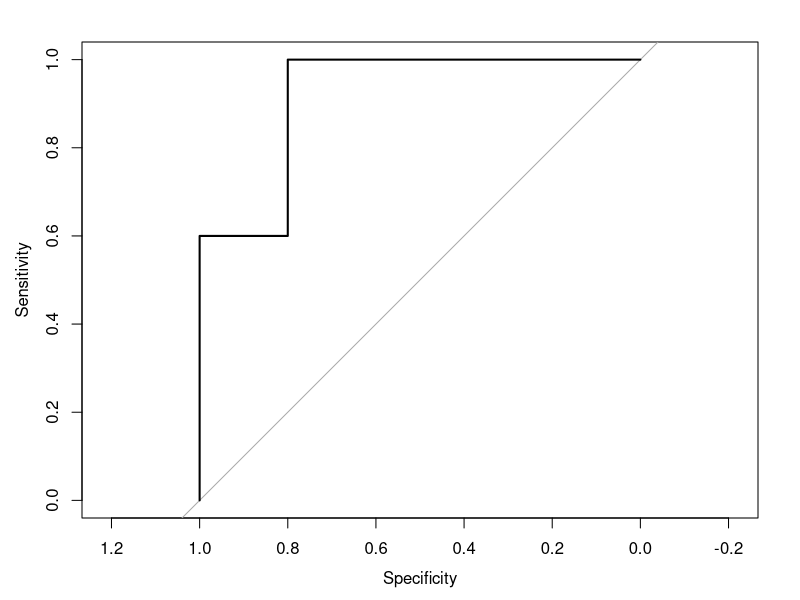
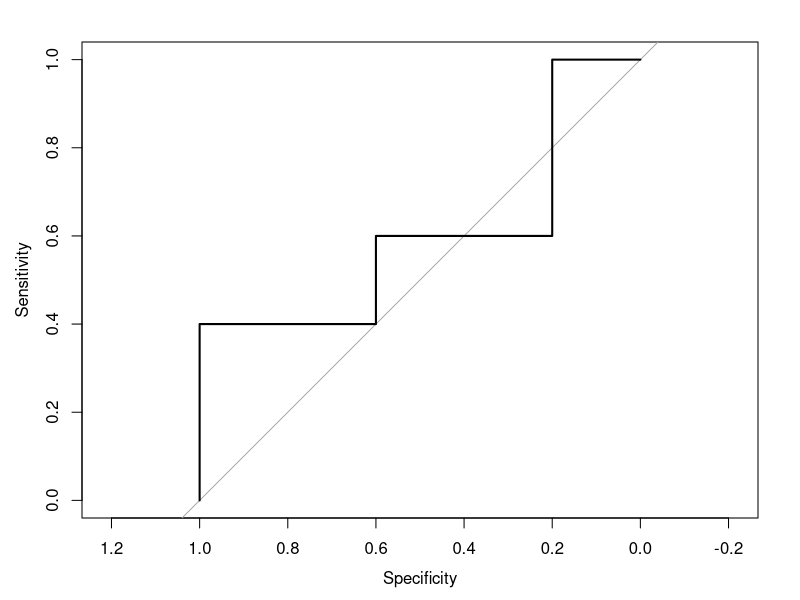
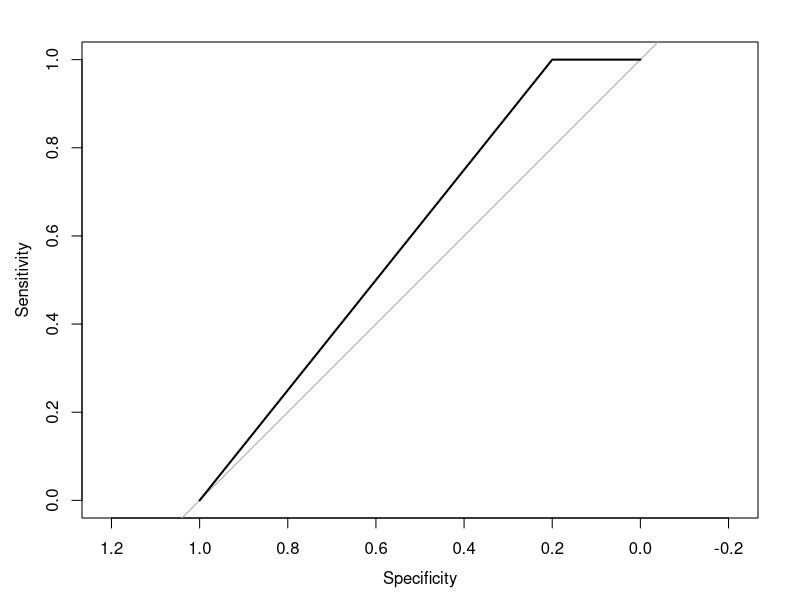

The R script that drew these images, in order:
library(pROC)

#a part
pred_m1 = c(0.73, 0.69, 0.44, 0.55, 0.67,0.47,0.08,0.15,0.45,0.35)
actual = c("+","+","-","-","+","+","-","-","+","-")
myRoc <- roc(predictor = pred_m1, response =actual , positive = '+')
plot(myRoc)

pred_m2 = c(0.61,0.03,0.68,0.31,0.45,0.09,0.38,0.05,0.01,0.04)
actual = c("+","+","-","-","+","+","-","-","+","-")
myRoc <- roc(predictor = pred_m2, response =actual , positive = '+')
plot(myRoc)
#a part ends

#b part
predict = c(1,1,0,1,1,0,0,0,0,0)
true = c(1,1,0,0,1,1,0,0,1,0)
retrieved <- sum(predict)
precision <- sum(predict & true) / retrieved
recall <- sum(predict & true) / sum(true)
Fmeasure <- 2 * precision * recall / (precision + recall)
#b part ends


#c part
predict = c(1,0,1,0,0,0,0,0,0,0)
true = c(1,1,0,0,1,1,0,0,1,0)
retrieved <- sum(predict)
precision <- sum(predict & true) / retrieved
recall <- sum(predict & true) / sum(true)
Fmeasure <- 2 * precision * recall / (precision + recall)
#c part ends


#d part
predict = c(1,1,1,1,1,1,0,1,1,1)
true = c(1,1,0,0,1,1,0,0,1,0)
retrieved <- sum(predict)
precision <- sum(predict & true) / retrieved
recall <- sum(predict & true) / sum(true)
Fmeasure <- 2 * precision * recall / (precision + recall)
myRoc <- roc(predictor = predict, response =true , positive = 1)
plot(myRoc)
#d part ends